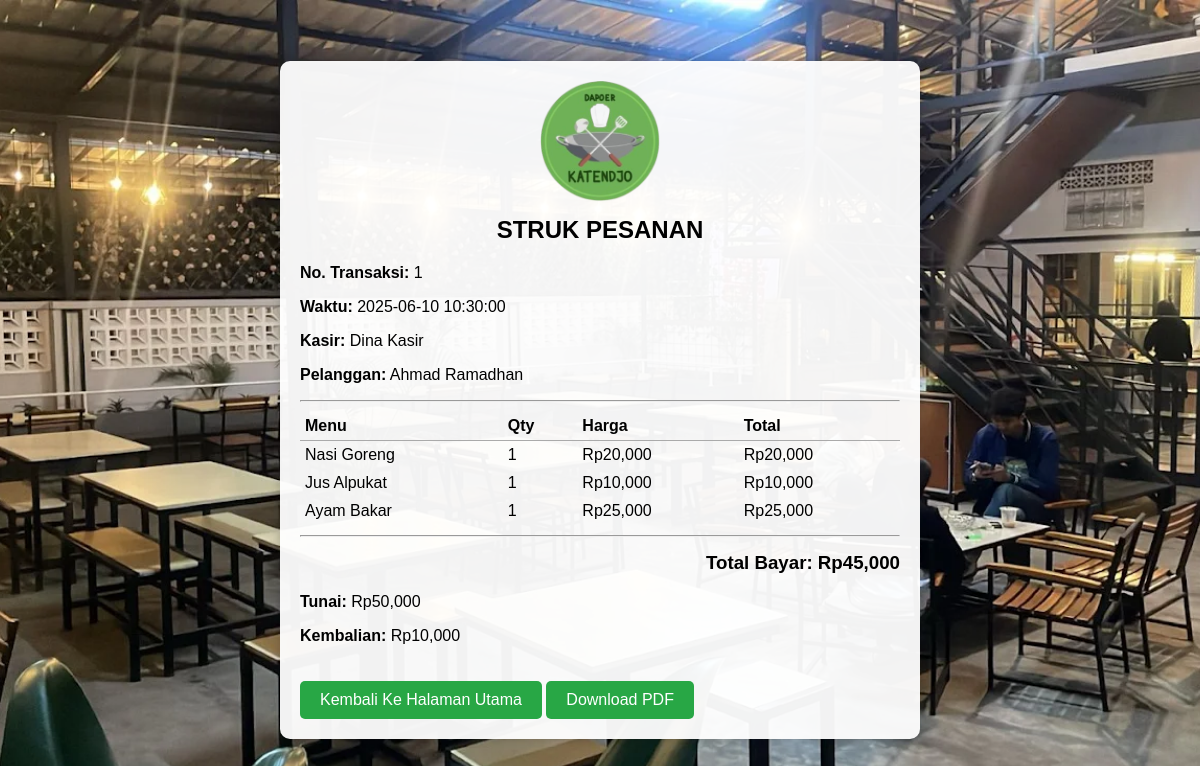
Screenshot of /struk.php?id=1 with the database file from the repository.
### tables this page shows
CREATE TABLE `transaksi` (
  `ID_Transaksi` int(11) NOT NULL,
  `ID_Pelanggan` int(11) DEFAULT NULL,
  `ID_Kasir` int(11) DEFAULT NULL,
  `status_pesanan` varchar(50) DEFAULT NULL,
  `waktu_pesanan` datetime DEFAULT NULL,
  `total_harga` decimal(10,2) DEFAULT NULL
);

CREATE TABLE `kasir` (
  `ID_Kasir` int(11) NOT NULL,
  `nama_kasir` varchar(100) DEFAULT NULL,
  `email_kasir` varchar(100) DEFAULT NULL,
  `alamat_kasir` text,
  `no_tlp` varchar(15) DEFAULT NULL
);

CREATE TABLE `pelanggan` (
  `ID_Pelanggan` int(11) NOT NULL,
  `nama_pelanggan` varchar(100) DEFAULT NULL
);

CREATE TABLE `pesanan` (
  `ID_Pesanan` int(11) NOT NULL,
  `ID_Transaksi` int(11) DEFAULT NULL,
  `ID_Menu` int(11) DEFAULT NULL,
  `jumlah_pesanan` int(11) DEFAULT NULL,
  `harga_satuan` decimal(10,2) DEFAULT NULL
);

CREATE TABLE `menu` (
  `ID_Menu` int(11) NOT NULL,
  `nama_menu` varchar(100) DEFAULT NULL,
  `harga` decimal(10,2) DEFAULT NULL,
  `kategori` varchar(50) DEFAULT NULL
);

CREATE TABLE `pembayaran` (
  `ID_Pembayaran` int(11) NOT NULL,
  `ID_Transaksi` int(11) DEFAULT NULL,
  `metode_pembayaran` varchar(50) DEFAULT NULL,
  `status_pembayaran` varchar(50) DEFAULT NULL,
  `tunai` int(11) DEFAULT NULL,
  `kembalian` int(11) DEFAULT NULL
);

### struk.php (the view, shortened to what this page needs)
<?php
include 'config.php';
$id_transaksi = $_GET['id'];
$query = mysqli_query($conn, "
    SELECT t.*,
           k.nama_kasir,
           p.nama_pelanggan,
           b.tunai,
           b.kembalian
    FROM transaksi t
    JOIN kasir k ON t.ID_Kasir = k.ID_Kasir
    JOIN pelanggan p ON t.ID_Pelanggan = p.ID_Pelanggan
    LEFT JOIN pembayaran b ON t.ID_Transaksi = b.ID_Transaksi
    WHERE t.ID_Transaksi = $id_transaksi
");
$transaksi = mysqli_fetch_assoc($query);
$items = mysqli_query($conn, "
    SELECT m.nama_menu, ps.jumlah_pesanan, ps.harga_satuan,
           (ps.jumlah_pesanan * ps.harga_satuan) AS total
    FROM pesanan ps
    JOIN menu m ON ps.ID_Menu = m.ID_Menu
    WHERE ps.ID_Transaksi = $id_transaksi
");
?>
<!DOCTYPE html>
<html>
<head>
    <link rel="stylesheet" href="assets/css/style.css">
</head>
<body>
    <div class="struk">
        <div class="logo">
            <img src="assets/img/logo.jpg" alt="Logo Restoran">
        </div>
        <h2>STRUK PESANAN</h2>
        <div class="info">
            <p><strong>No. Transaksi:</strong> <?= $id_transaksi ?></p>
            <p><strong>Waktu:</strong> <?= $transaksi['waktu_pesanan'] ?></p>
            <p><strong>Kasir:</strong> <?= $transaksi['nama_kasir'] ?></p>
            <p><strong>Pelanggan:</strong> <?= $transaksi['nama_pelanggan'] ?></p>
        </div>
        <hr>
        <table>
            <tr>
                <th>Menu</th>
                <th>Qty</th>
                <th>Harga</th>
                <th>Total</th>
            </tr>
            <?php while ($item = mysqli_fetch_assoc($items)): ?>
            <tr>
                <td><?= $item['nama_menu'] ?></td>
                <td><?= $item['jumlah_pesanan'] ?></td>
                <td>Rp<?= number_format($item['harga_satuan']) ?></td>
                <td>Rp<?= number_format($item['total']) ?></td>
            </tr>
            <?php endwhile; ?>
        </table>
        <hr>
        <h3>Total Bayar: Rp<?= number_format($transaksi['total_harga']) ?></h3>
        <?php if ($transaksi['tunai'] !== null): ?>
        <p><strong>Tunai:</strong> Rp<?= number_format($transaksi['tunai']) ?></p>
        <p><strong>Kembalian:</strong> Rp<?= number_format($transaksi['kembalian']) ?></p>
        <?php endif; ?>
        <a href="index.php">Kembali Ke Halaman Utama</a>
        <a href="cetak_pdf.php?id=<?= $id_transaksi ?>" target="_blank">Download PDF</a>
    </div>
</body>
</html>

### assets/css/style.css (style rules this page uses)
body { font-family: Arial, sans-serif; margin: 0; height: 100vh; display: flex; align-items: center; justify-content: center; background: url("restoran.jpg") no-repeat center center fixed; background-size: cover; }
h2 { text-align: center; margin-top: 5px; margin-bottom: 20px; }
form, .struk { max-width: 600px; width: 100%; background: rgba(255, 255, 255, 0.95); padding: 20px; border-radius: 10px; box-shadow: 0 0 10px rgba(0, 0, 0, 0.2); }
.logo { text-align: center; margin-bottom: 10px; }
.logo img { max-width: 120px; height: auto; }
table { width: 100%; border-collapse: collapse; margin-bottom: 15px; }
th, td { padding: 5px; text-align: left; }
th { border-bottom: 1px solid #aaa; }
hr { margin: 10px 0; }
h3 { text-align: right; margin-top: 15px; }

### struk.php (style rules this page uses)
body { font-family: Arial, sans-serif; margin: 0; height: 100vh; display: flex; align-items: center; justify-content: center; background: url('assets/img/restoran.jpg') no-repeat center center fixed; background-size: cover; }
.struk { max-width: 600px; width: 100%; background: rgba(255, 255, 255, 0.95); padding: 20px; border-radius: 10px; box-shadow: 0 0 10px rgba(0,0,0,0.2); }
.logo { text-align: center; margin-bottom: 10px; }
.logo img { max-width: 120px; height: auto; }
h2 { text-align: center; margin-top: 5px; margin-bottom: 20px; }
table { width: 100%; border-collapse: collapse; margin-bottom: 10px; }
th, td { padding: 5px; text-align: left; }
th { border-bottom: 1px solid #aaa; }
hr { margin: 10px 0; }
h3 { text-align: right; margin-top: 15px; }
a { display: inline-block; text-decoration: none; background: #28a745; color: white; padding: 10px 20px; border-radius: 5px; margin-top: 20px; }
.info { margin-bottom: 10px; }

### rows the page displays
transaksi: waktu_pesanan "2025-06-10 10:30:00", ID_Kasir.nama_kasir "Dina Kasir", ID_Pelanggan.nama_pelanggan "Ahmad Ramadhan", total_harga "45,000", pembayaran.tunai "50,000", pembayaran.kembalian "10,000"
pesanan: ID_Menu.nama_menu "Nasi Goreng", jumlah_pesanan "1", harga_satuan "20,000", total "20,000"
pesanan: ID_Menu.nama_menu "Jus Alpukat", jumlah_pesanan "1", harga_satuan "10,000", total "10,000"
pesanan: ID_Menu.nama_menu "Ayam Bakar", jumlah_pesanan "1", harga_satuan "25,000", total "25,000"

### other values shown
$id_transaksi "1"
